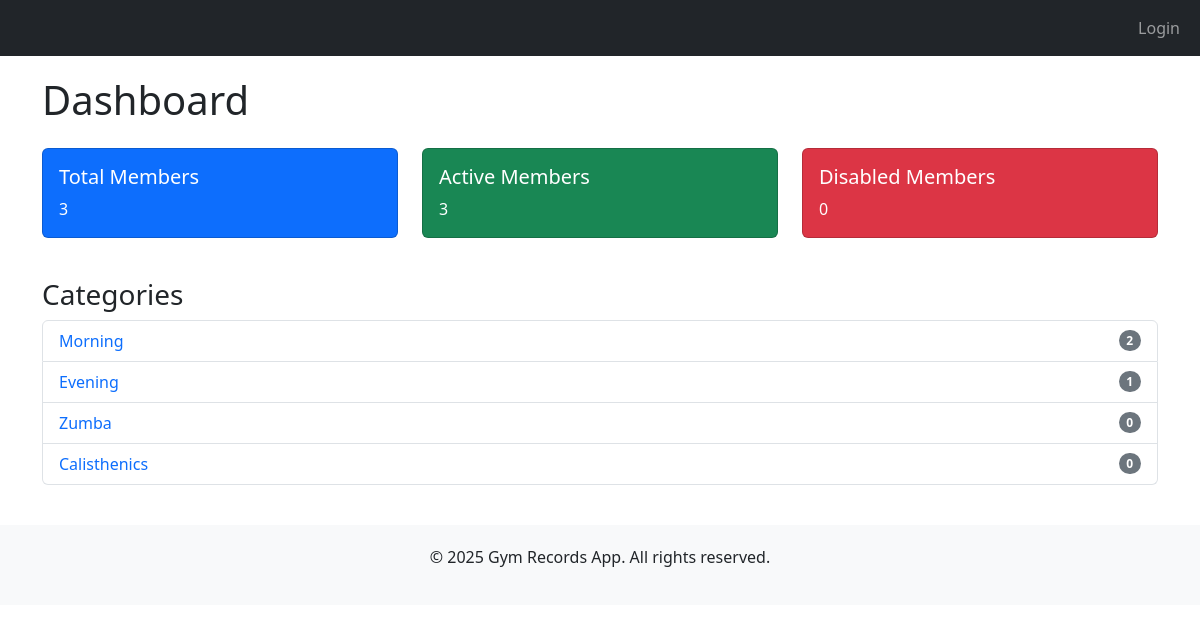
/dashboard/, run on the app's committed database.
### dashboard/models.py (models this page shows, shortened)
class Category(models.Model):
    name = models.CharField(max_length=100)

### dashboard/views.py (the view)
# urls.py: path('', views.dashboard_view, name='dashboard'),
def dashboard_view(request):
    categories = Category.objects.all()
    total_members = Member.objects.count()
    active_members = Member.objects.filter(status="active").count()
    disabled_members = Member.objects.filter(status="disabled").count()
    context = {
        "categories": categories,
        "total_members": total_members,
        "active_members": active_members,
        "disabled_members": disabled_members,
    }
    return render(request, "dashboard.html", context)

### dashboard/templates/dashboard.html
{% extends 'base.html' %}
{% block content %}
<h1 class="mb-4">Dashboard</h1>
<div class="row">
    <div class="col-md-4">
        <div class="card text-bg-primary mb-3">
            <div class="card-body">
                <h5 class="card-title">Total Members</h5>
                <p class="card-text">{{ total_members }}</p>
            </div>
        </div>
    </div>
    <div class="col-md-4">
        <div class="card text-bg-success mb-3">
            <div class="card-body">
                <h5 class="card-title">Active Members</h5>
                <p class="card-text">{{ active_members }}</p>
            </div>
        </div>
    </div>
    <div class="col-md-4">
        <div class="card text-bg-danger mb-3">
            <div class="card-body">
                <h5 class="card-title">Disabled Members</h5>
                <p class="card-text">{{ disabled_members }}</p>
            </div>
        </div>
    </div>
</div>
<h3 class="mt-4">Categories</h3>
<ul class="list-group">
    {% for category in categories %}
    <li class="list-group-item d-flex justify-content-between align-items-center">
        <a href="{% url 'members' category.id %}" class="text-decoration-none">{{ category.name }}</a>
        <span class="badge bg-secondary rounded-pill">{{ category.members.count }}</span>
    </li>
    {% endfor %}
</ul>
{% endblock %}

### data on the page
Category: name "Morning", members.count "2"
Category: name "Evening", members.count "1"
Category: name "Zumba", members.count "0"
Category: name "Calisthenics", members.count "0"

### other printed values
{{ total_members }} "3"
{{ active_members }} "3"
{{ disabled_members }} "0"
